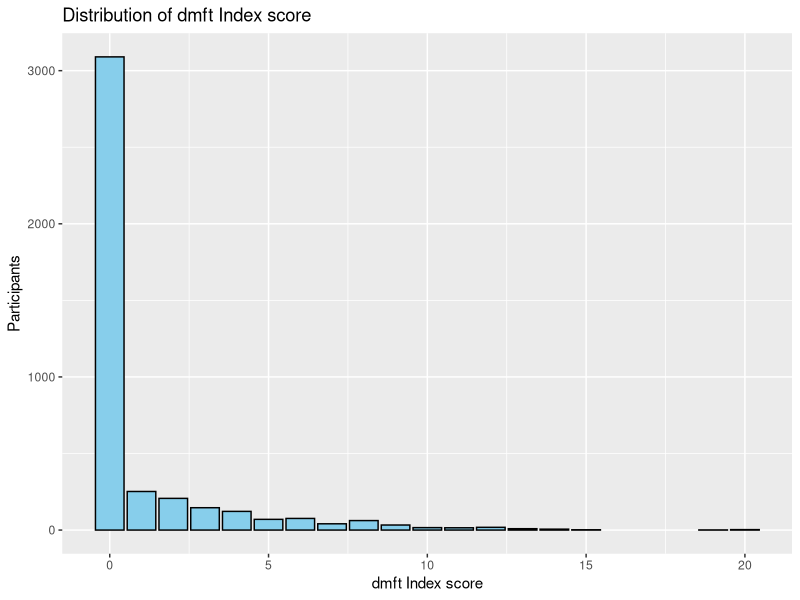
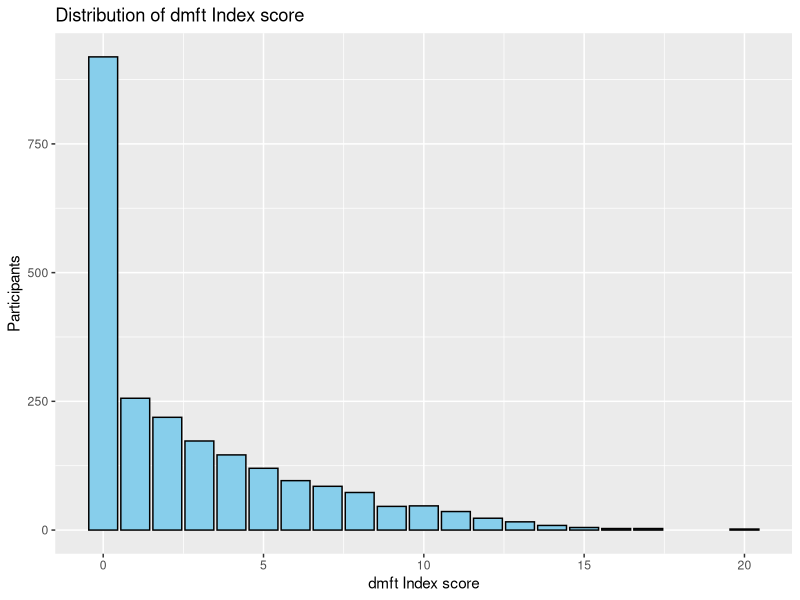

Write the R code that produced these figures, in order.
## ---- chunk 1
knitr::opts_chunk$set(echo = TRUE)
## ---- chunk 2
library(here)
library(readr)
library(tidyverse)

ninoscompleta <- read_delim(
  here("ensab", "M3_NINOS.txt"), 
  delim = "|", 
  locale = locale(encoding = "Latin1")
)

examen13completa <- read_delim(
  here("ensab", "M4_EXAMEN_1.txt"), 
  delim = "|", 
  locale = locale(encoding = "Latin1")
)

examen5completa <- read_delim(
  here("ensab", "M4_EXAMEN_2.txt"), 
  delim = "|", 
  locale = locale(encoding = "Latin1")
)

hogarcompleta <- read_delim(
  here("ensab", "M1_HOGAR.txt"), 
  delim = "|", 
  locale = locale(encoding = "Latin1")
)

## ---- chunk 3
glimpse(ninoscompleta)
names(ninoscompleta)
## ---- chunk 4
ninos <- ninoscompleta %>% 
  select(MPIO, DPTO, M3_100C, M3_113E, M3_113F, M3_119, M3_205, M3_206A, M3_208, M3_209, M3_210, M3_213, M3_214, M3_224, M3_225, M3_226, M3_227, M3_227A, M3_227B, M3_227C, M3_227D, M3_227E, M3_227F, M3_227G, M3_227CU, Clase, Region, Subreg, Estrato, Fex_fin, Sexo, Zona, EST_SE_2, FRACCION, REGIMEN, ID_HOGAR, ID_PERSONA)

glimpse(ninos)
## ---- chunk 5
examen13 <- examen13completa %>% 
  select(MA_208, MA_305A, MA_305B, MA_305C, MA_305D, MA_305E, MA_305F, MA_305G, MA_305H, MA_305I, MA_305J, MA_307A, MA_307B, MA_307C, MA_307D, MA_307E, MA_307F, MA_307G, MA_307H, MA_307I, MA_307J, ID_HOGAR, ID_PERSONA)

#Assign a value to 1 to the following letters: B, C, D, E, G
examen13 <- examen13 %>%
  mutate(
    across(
      starts_with("MA_3"),
      ~case_when(
        str_detect(., "[BCDEG]") ~ 1,
        TRUE ~ 0)
    ))

#create variable dmft
examen13 <- examen13 %>%
  mutate(dmft = rowSums(across(starts_with("MA_3"), ~. > 0))) %>%
  select(-starts_with("MA_3"))

glimpse(examen13)
summary(examen13$dmft)

#See distribution
ggplot(data = examen13, aes(x = dmft)) +
  geom_bar(fill = "skyblue", color = "black") +
  labs(x = "dmft Index score", y = "Participants", title = "Distribution of dmft Index score")
## ---- chunk 6
examen5 <- examen5completa %>% 
  select(MB_208, MB_305A, MB_305B, MB_305C, MB_305D, MB_305E, MB_305F, MB_305G, MB_305H, MB_305I, MB_305J, MB_305K, MB_305L, MB_307A, MB_307B, MB_307C, MB_307D, MB_307E, MB_307F, MB_307G, MB_307H, MB_307I, MB_307J, MB_307K, MB_307L, ID_HOGAR, ID_PERSONA)

glimpse(examen5)

#Assign a value to 1 to the following numbers: 1, 2, 3, 4, 7
examen5 <- examen5 %>%
  mutate(
    across(
      starts_with("MB_3"),
      ~case_when(
        str_detect(., "^[12347]$|^[BCDEG]$") ~ 1,
        TRUE ~ 0                                 
      )))

#create variable dmft
examen5 <- examen5 %>%
  mutate(dmft = rowSums(across(starts_with("MB_3"), ~. > 0))) %>%
  select(-starts_with("MB_3"))

summary(examen5$dmft)

#See distribution
ggplot(data = examen5, aes(x = dmft)) +
  geom_bar(fill = "skyblue", color = "black") +
  labs(x = "dmft Index score", y = "Participants", title = "Distribution of dmft Index score")
## ---- chunk 7
ensab <- ninos %>%
  left_join(examen13, by = "ID_PERSONA") %>%
  left_join(examen5, by = "ID_PERSONA") %>%
  mutate(dmft = coalesce(dmft.x, dmft.y)) %>%
  select(-ID_HOGAR.x, -ID_HOGAR.y, -dmft.x, -dmft.y)

ensab %>%
  filter(MA_208 == 2 | MB_208 == 2) %>%
  count()

ensab <- ensab %>%
  filter(MA_208 == 1 | MB_208 == 1) %>%
  select(-MB_208, -MA_208)

#only  3 children did not have the clinical examination portion. We'll exclude them. Now the sample size is 6443 children.
